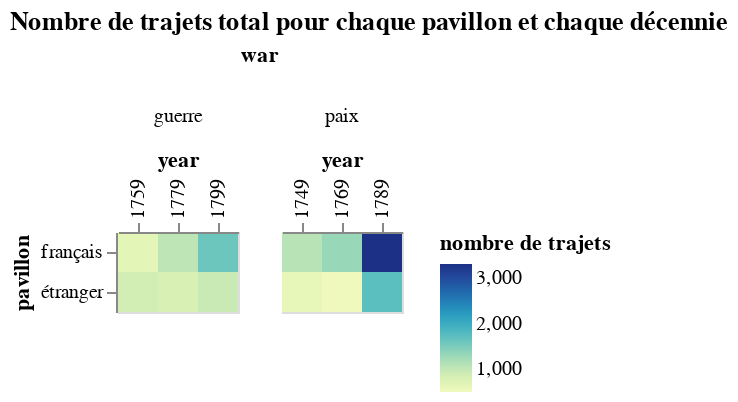

Write notebook code for a chart like this one.
### Code cell
# Grouper les pavillons étrangers entre eux
df_travels["french_pavillon"] = df_travels.pavillon == "français"
df_travels["french_pavillon"] = df_travels["french_pavillon"].replace({True: "français", False: "étranger"})

viz_df = df_travels.groupby(['year', 'french_pavillon']).agg({'speed': 'mean',
                                                       'total_steps': 'mean',
                                                       'total_miles': 'sum',
                                                       'departure_date': 'size',
                                                       'duration': 'mean'
                                                       }
                                                      ).reset_index()
viz_df.columns = ['year', 'french_pavillon', 'mean_speed', 'mean_number_steps', 'sum_total_miles', 'count_travel', 'mean_duration']
viz_df["war"] = viz_df.year.isin(["1759", "1779", "1799"]).replace({True: "guerre", False: "paix"})

list_viz = []

for i,row in viz_df.iterrows():
    list_viz.append(dict(row))
    
VegaLite({
    "$schema": "https://vega.github.io/schema/vega-lite/v5.json",
    "title": "Nombre de trajets total pour chaque pavillon et chaque décennie",
    "mark": {
        "tooltip": {
         "content": "data"
        },
        "type": "rect"
    },
    "data": {
        "values": list_viz
    },
    "resolve": {"scale": {"x": "independent"}},
    "encoding": {
        "column": {"field": "war"},
        "x": {
            "field": "year",
            "type": "nominal", 
            "title": "year",
            "axis": {
                "orient": "top"
            }
        },
        "y": {
            "field": "french_pavillon",
            "type": "nominal",
            "title": "pavillon"
        },
        "color": {
            "field": "count_travel",
            "type": "quantitative",
            "title": "nombre de trajets"
        }
    }
})

### Figure 1 — Vega-Lite specification as saved in the notebook (floating-point values rounded to 4 significant figures)
{"$schema": "https://vega.github.io/schema/vega-lite/v5.json", "data": {"values": [{"count_travel": 1092, "french_pavillon": "français", "mean_duration": 21.48, "mean_number_steps": 1.657, "mean_speed": 34.24, "sum_total_miles": 598967, "war": "paix", "year": "1749"}, {"count_travel": 604, "french_pavillon": "étranger", "mean_duration": 21.39, "mean_number_steps": 1.308, "mean_speed": 36.12, "sum_total_miles": 346950, "war": "paix", "year": "1749"}, {"count_travel": 650, "french_pavillon": "français", "mean_duration": 8.183, "mean_number_steps": 1.415, "mean_speed": 37.76, "sum_total_miles": 133315, "war": "guerre", "year": "1759"}, {"count_travel": 852, "french_pavillon": "étranger", "mean_duration": 14.04, "mean_number_steps": 1.556, "mean_speed": 47.67, "sum_total_miles": 317097, "war": "guerre", "year": "1759"}, {"count_travel": 1304, "french_pavillon": "français", "mean_duration": 17.34, "mean_number_steps": 1.556, "mean_speed": 35.45, "sum_total_miles": 559799, "war": "paix", "year": "1769"}, {"count_travel": 492, "french_pavillon": "étranger", "mean_duration": 15.78, "mean_number_steps": 1.161, "mean_speed": 42.29, "sum_total_miles": 190486, "war": "paix", "year": "1769"}, {"count_travel": 1054, "french_pavillon": "français", "mean_duration": 11.12, "mean_number_steps": 1.37, "mean_speed": 31.09, "sum_total_miles": 219648, "war": "guerre", "year": "1779"}, {"count_travel": 803, "french_pavillon": "étranger", "mean_duration": 13.29, "mean_number_steps": 1.243, "mean_speed": 43.27, "sum_total_miles": 262603, "war": "guerre", "year": "1779"}, {"count_travel": 3311, "french_pavillon": "français", "mean_duration": 14.01, "mean_number_steps": 1.395, "mean_speed": 34.12, "sum_total_miles": 1203168, "war": "paix", "year": "1789"}, {"count_travel": 1720, "french_pavillon": "étranger", "mean_duration": 16.21, "mean_number_steps": 1.19, "mean_speed": 42.01, "sum_total_miles": 664129, "war": "paix", "year": "1789"}, {"count_travel": 1603, "french_pavillon": "français", "mean_duration": 5.241, "mean_number_steps": 1.067, "mean_speed": 34.27, "sum_total_miles": 143582, "war": "guerre", "year": "1799"}, {"count_travel": 942, "french_pavillon": "étranger", "mean_duration": 11.21, "mean_number_steps": 1.075, "mean_speed": 25.72, "sum_total_miles": 179750, "war": "guerre", "year": "1799"}]}, "encoding": {"color": {"field": "count_travel", "title": "nombre de trajets", "type": "quantitative"}, "column": {"field": "war"}, "x": {"axis": {"orient": "top"}, "field": "year", "title": "year", "type": "nominal"}, "y": {"field": "french_pavillon", "title": "pavillon", "type": "nominal"}}, "mark": {"tooltip": {"content": "data"}, "type": "rect"}, "resolve": {"scale": {"x": "independent"}}, "title": "Nombre de trajets total pour chaque pavillon et chaque décennie"}
